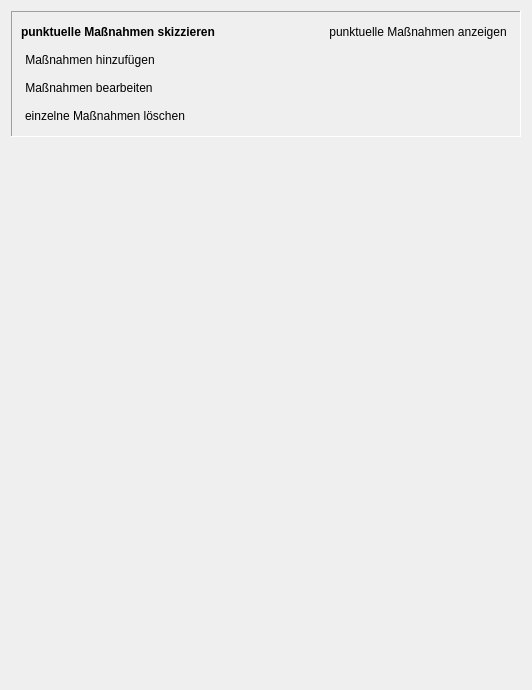
      <widget class="QWidget" name="page_2">
       <property name="geometry">
        <rect>
         <x>0</x>
         <y>0</y>
         <width>532</width>
         <height>690</height>
        </rect>
       </property>
       <attribute name="label">
        <string>punktuelle Maßnahmen</string>
       </attribute>
       <layout class="QVBoxLayout" name="verticalLayout_3">
        <item>
         <widget class="QFrame" name="frame_2">
          <property name="autoFillBackground">
           <bool>false</bool>
          </property>
          <property name="frameShape">
           <enum>QFrame::Panel</enum>
          </property>
          <property name="frameShadow">
           <enum>QFrame::Sunken</enum>
          </property>
          <layout class="QVBoxLayout" name="verticalLayout_5">
           <item>
            <layout class="QHBoxLayout" name="horizontalLayout_3">
             <item>
              <widget class="QLabel" name="label_2">
               <property name="font">
                <font>
                 <weight>75</weight>
                 <bold>true</bold>
                </font>
               </property>
               <property name="text">
                <string>punktuelle Maßnahmen skizzieren</string>
               </property>
              </widget>
             </item>
             <item>
              <spacer name="horizontalSpacer_2">
               <property name="orientation">
                <enum>Qt::Horizontal</enum>
               </property>
               <property name="sizeHint" stdset="0">
                <size>
                 <width>40</width>
                 <height>20</height>
                </size>
               </property>
              </spacer>
             </item>
             <item>
              <widget class="QPushButton" name="pushButton_2">
               <property name="sizePolicy">
                <sizepolicy hsizetype="Fixed" vsizetype="Fixed">
                 <horstretch>0</horstretch>
                 <verstretch>0</verstretch>
                </sizepolicy>
               </property>
               <property name="cursor">
                <cursorShape>PointingHandCursor</cursorShape>
               </property>
               <property name="layoutDirection">
                <enum>Qt::RightToLeft</enum>
               </property>
               <property name="text">
                <string>punktuelle Maßnahmen anzeigen</string>
               </property>
               <property name="icon">
                <iconset>
                 <normaloff>../../images/iconset_mob/20190619_iconset_mob_visible_3.png</normaloff>
                 <normalon>../../images/iconset_mob/20190619_iconset_mob_visible_2.png</normalon>../../images/iconset_mob/20190619_iconset_mob_visible_3.png</iconset>
               </property>
               <property name="iconSize">
                <size>
                 <width>24</width>
                 <height>24</height>
                </size>
               </property>
               <property name="checkable">
                <bool>true</bool>
               </property>
               <property name="flat">
                <bool>true</bool>
               </property>
              </widget>
             </item>
            </layout>
           </item>
           <item>
            <widget class="QPushButton" name="pushButton_23">
             <property name="sizePolicy">
              <sizepolicy hsizetype="Fixed" vsizetype="Fixed">
               <horstretch>0</horstretch>
               <verstretch>0</verstretch>
              </sizepolicy>
             </property>
             <property name="cursor">
              <cursorShape>PointingHandCursor</cursorShape>
             </property>
             <property name="text">
              <string>Maßnahmen hinzufügen</string>
             </property>
             <property name="icon">
              <iconset>
               <normaloff>../../images/iconset_mob/20190619_iconset_mob_new_point_2.png</normaloff>
               <normalon>../../images/iconset_mob/20190619_iconset_mob_new_point_1.png</normalon>../../images/iconset_mob/20190619_iconset_mob_new_point_2.png</iconset>
             </property>
             <property name="iconSize">
              <size>
               <width>24</width>
               <height>24</height>
              </size>
             </property>
             <property name="checkable">
              <bool>true</bool>
             </property>
             <property name="autoExclusive">
              <bool>true</bool>
             </property>
             <property name="flat">
              <bool>true</bool>
             </property>
            </widget>
           </item>
           <item>
            <widget class="QPushButton" name="pushButton_31">
             <property name="sizePolicy">
              <sizepolicy hsizetype="Fixed" vsizetype="Fixed">
               <horstretch>0</horstretch>
               <verstretch>0</verstretch>
              </sizepolicy>
             </property>
             <property name="cursor">
              <cursorShape>PointingHandCursor</cursorShape>
             </property>
             <property name="text">
              <string>Maßnahmen bearbeiten</string>
             </property>
             <property name="icon">
              <iconset>
               <normaloff>../../images/iconset_mob/20190619_iconset_mob_edit_point_1.png</normaloff>
               <normalon>../../images/iconset_mob/20190619_iconset_mob_edit_point_2.png</normalon>../../images/iconset_mob/20190619_iconset_mob_edit_point_1.png</iconset>
             </property>
             <property name="iconSize">
              <size>
               <width>24</width>
               <height>24</height>
              </size>
             </property>
             <property name="checkable">
              <bool>true</bool>
             </property>
             <property name="autoExclusive">
              <bool>true</bool>
             </property>
             <property name="flat">
              <bool>true</bool>
             </property>
            </widget>
           </item>
           <item>
            <widget class="QPushButton" name="pushButton_22">
             <property name="sizePolicy">
              <sizepolicy hsizetype="Fixed" vsizetype="Fixed">
               <horstretch>0</horstretch>
               <verstretch>0</verstretch>
              </sizepolicy>
             </property>
             <property name="cursor">
              <cursorShape>PointingHandCursor</cursorShape>
             </property>
             <property name="text">
              <string>einzelne Maßnahmen löschen</string>
             </property>
             <property name="icon">
              <iconset>
               <normaloff>../../images/iconset_mob/20190619_iconset_mob_delete_point_1.png</normaloff>
               <normalon>../../images/iconset_mob/20190619_iconset_mob_delete_point_2.png</normalon>../../images/iconset_mob/20190619_iconset_mob_delete_point_1.png</iconset>
             </property>
             <property name="iconSize">
              <size>
               <width>24</width>
               <height>24</height>
              </size>
             </property>
             <property name="checkable">
              <bool>true</bool>
             </property>
             <property name="autoExclusive">
              <bool>true</bool>
             </property>
             <property name="flat">
              <bool>true</bool>
             </property>
            </widget>
           </item>
          </layout>
         </widget>
        </item>
        <item>
         <spacer name="verticalSpacer_2">
          <property name="orientation">
           <enum>Qt::Vertical</enum>
          </property>
          <property name="sizeHint" stdset="0">
           <size>
            <width>20</width>
            <height>40</height>
           </size>
          </property>
         </spacer>
        </item>
       </layout>
      </widget>
